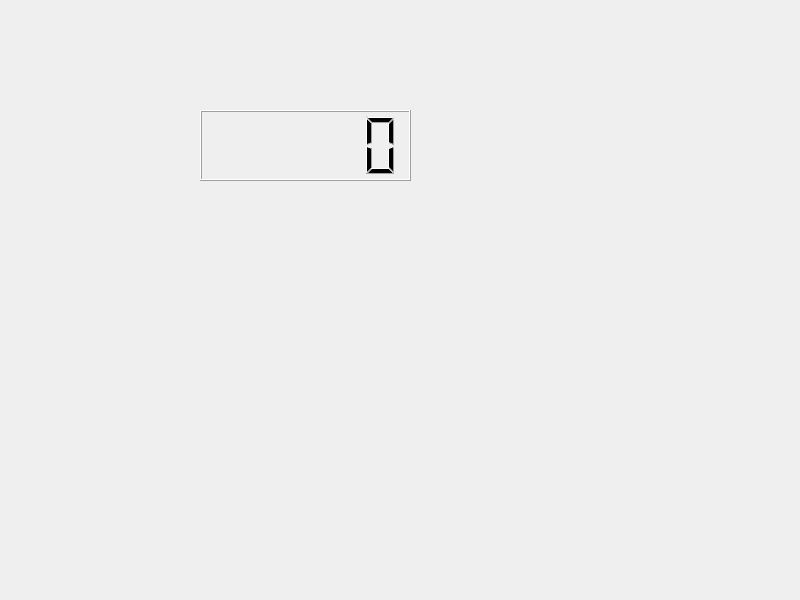
<?xml version="1.0" encoding="UTF-8"?>
<ui version="4.0">
 <class>Dialog</class>
 <widget class="QDialog" name="Dialog">
  <property name="geometry">
   <rect>
    <x>0</x>
    <y>0</y>
    <width>800</width>
    <height>600</height>
   </rect>
  </property>
  <property name="windowTitle">
   <string>Dialog</string>
  </property>
  <widget class="QLCDNumber" name="lcdNumber">
   <property name="geometry">
    <rect>
     <x>200</x>
     <y>110</y>
     <width>211</width>
     <height>71</height>
    </rect>
   </property>
   <property name="smallDecimalPoint">
    <bool>true</bool>
   </property>
  </widget>
 </widget>
 <resources/>
 <connections/>
</ui>
